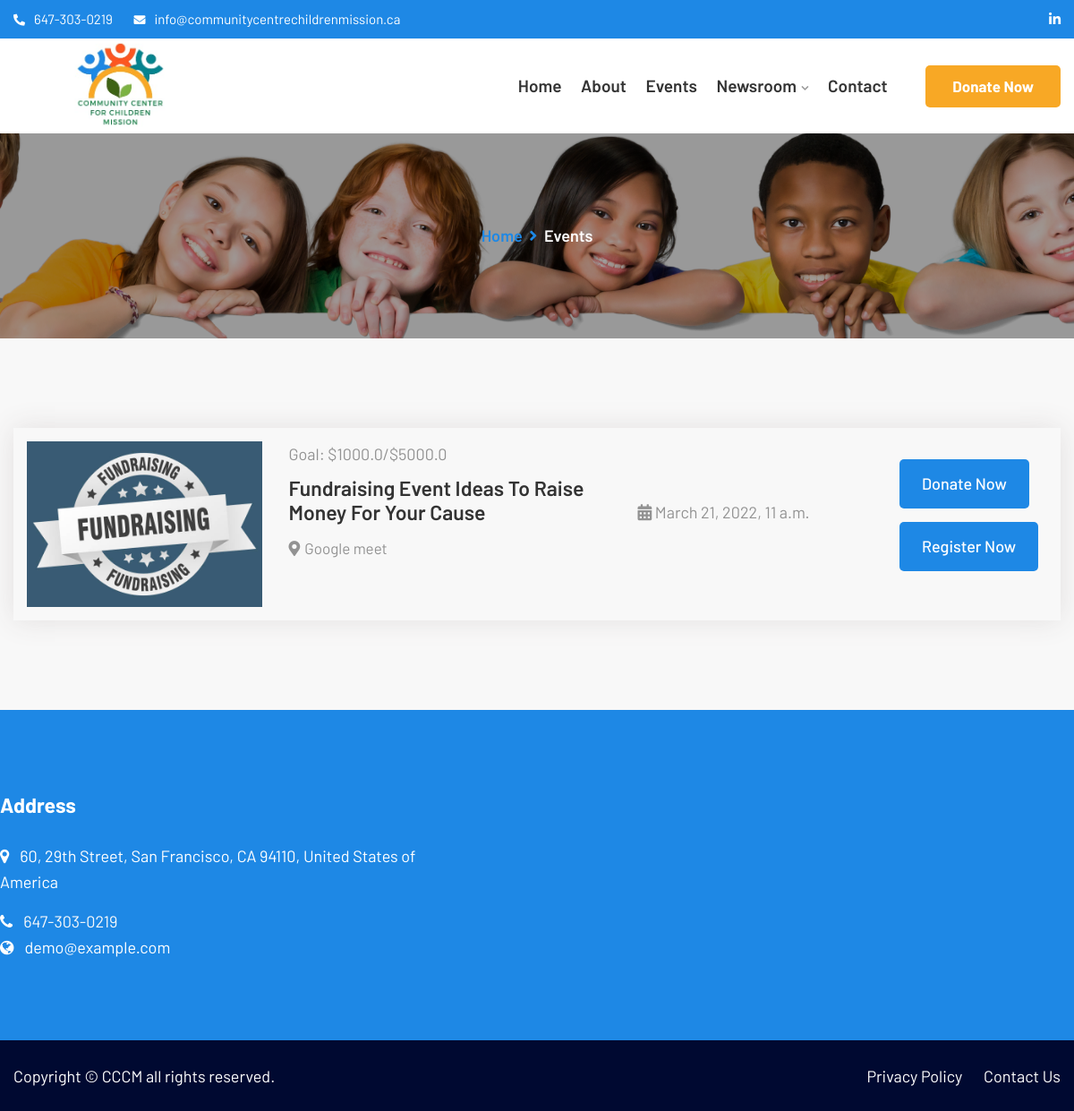
Screenshot of /events/ with the database file from the repository.
### core/models.py (models this page shows, shortened)
class Event(models.Model):
    name = models.CharField(max_length=150, help_text="Name of the event")
    description = RichTextUploadingField()
    event_date_time = models.DateTimeField()
    thumbnail = models.ImageField(upload_to="events/%Y/%m/%d", null=True, blank=True)
    registration_link = models.URLField(max_length=500)
    event_location = models.CharField(max_length=150, help_text="Where will the events be happening?")
    date_created = models.DateTimeField(auto_now_add=True)
    donations = models.FloatField(default=0, help_text="DOnations made for the event")
    goal = models.FloatField(default=0, help_text="Goal for the event")
    is_active = models.BooleanField(default=True)

### core/views.py (the view)
# urls.py: path('events/', events, name="events"),
def events(request):
    context = {
        'events':Event.objects.filter(is_active=True).order_by('-id'),
        'categories':Category.objects.order_by('-id')
    }
    return render(request, "event.html", context)

### core/templates/event.html
{% extends 'base/base.html' %}
{% load static %}
{% block content %}
<div class="breadcumb-area">
	<div class="container">
		<div class="row">
			<div class="col-md-12 txtc">
				<div class="breadcumb-inner">
					<ul>
						<li><a href="{% url 'home' %}">Home</a></li>
						<li><i class="fas fa-angle-right"></i></li>
						<li>Events</li>
					</ul>
				</div>
			</div>
		</div>
	</div>
</div>
<div class="themex_event_area">
	<div class="container">
		<div class="row">
			<div class="col-lg-12">
				<div class="event_active event_style_adn_3 witr_3e event_all_color text-">
					<div class="event_wrap">
						{% for event in events %}
						<div class="col-lg-12 col-md-12 col-sm-12  witr_all_mb_30">
							<div class="row themex-single-event_adn witr_event_style_5">
								<div class="col-lg-3 col-md-6">
									<div class="themex-event-thumb_adn">
										<a href="{% url 'event_detail' event.id event.name %}"> <img  src="{{event.thumbnail.url}}" alt=""></a>
									</div>
								</div>
								<div class="col-lg-4 col-md-6">
									<div class="event-page-title_adn ">
										<p>Goal: ${{event.donations}}/${{event.goal}}</p>
										<h2><a href="{% url 'event_detail' event.id event.name %}">{{event.name}}</a></h2>
										<div class="themex-event-meta-left_adn">
											<span><i class="fas fa-map-marker-alt"></i>{{event.event_location}}</span>
										</div>
									</div>
								</div>
								<div class="col-lg-3 col-md-6">
									<div class="witr_event_d">
										<div class="event_date_5">
											<span><i class="fas fa-calendar"></i></span>
											<span>{{event.event_date_time}}</span>
										</div>
									</div>
								</div>
								<div class="col-lg-2 col-md-6">
									<div class="witr_event_btn btn_all_color">
										<a href="{% url 'event_detail' event.id event.name %}">Donate Now </a>
										<a href="{{event.registration_link}}">Register Now </a>
									</div>
								</div>
							</div>
						</div>
					{% endfor %}
					</div>
				</div>
			</div>
		</div>
	</div>
</div>
{% endblock %}

### rows the page displays
Event: thumbnail (picture), donations "1000.0", goal "5000.0", name "Fundraising Event Ideas To Raise Money For Your Cause", event_location "Google meet", event_date_time "March 21, 2022, 11 a.m."
